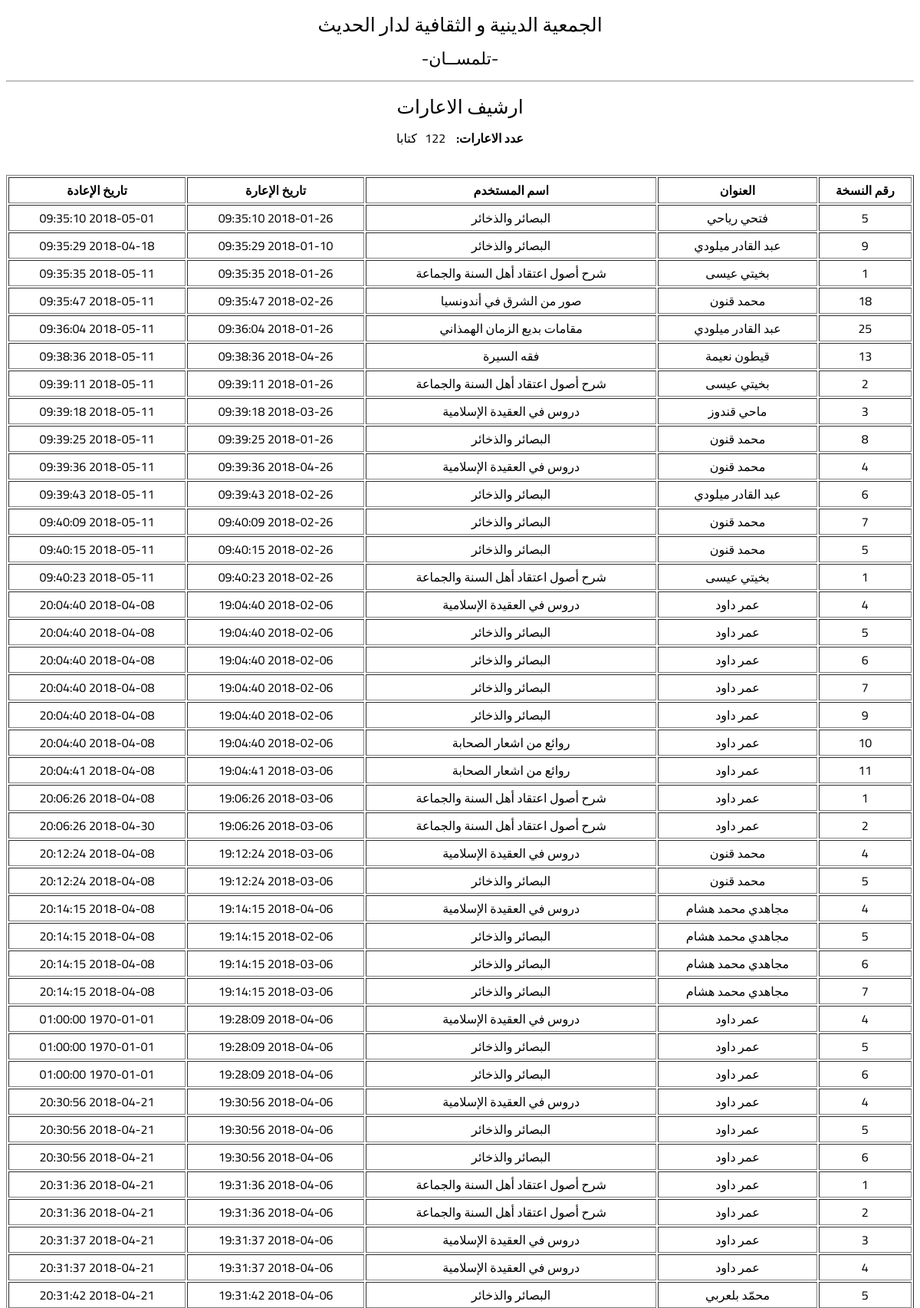
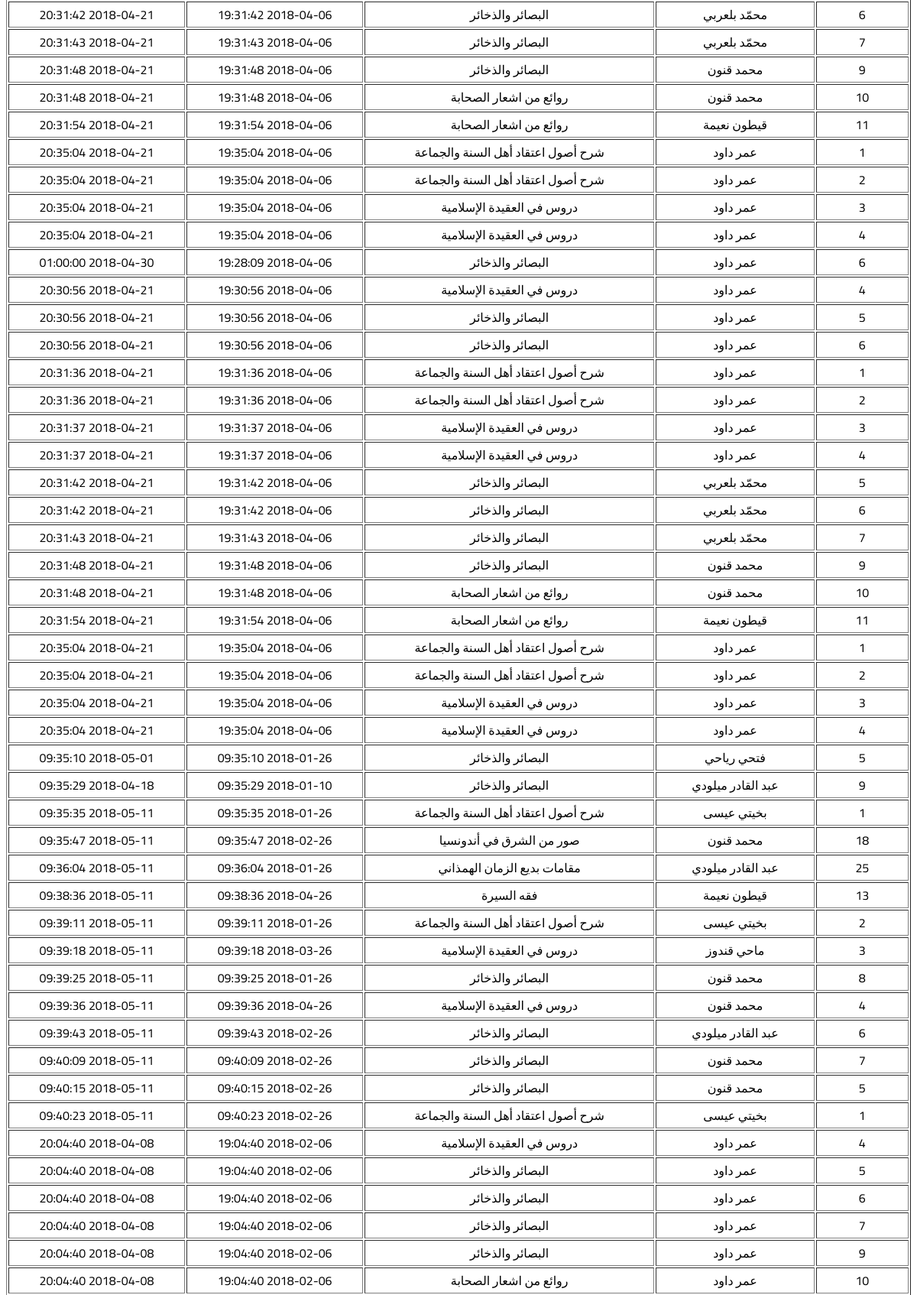
The app's page /adminpanel/archive.php (signed in, upper part) with its own data (2 pictures, top to bottom).
### tables this page shows
CREATE TABLE `article` (
  `article_id` int(11) NOT NULL,
  `article_titel` varchar(255) NOT NULL,
  `article_synopsis` mediumtext NOT NULL,
  `article_publisher` varchar(255) NOT NULL,
  `article_keywords` varchar(255) NOT NULL,
  `article_tags` varchar(255) NOT NULL,
  `article_cover` varchar(255) NOT NULL,
  `article_urlpdf` varchar(255) NOT NULL,
  `article_urlaudio` varchar(255) NOT NULL,
  `article_pages` int(11) NOT NULL,
  `article_publishingdate` date NOT NULL,
  `article_category` varchar(255) NOT NULL,
  `article_author` varchar(255) NOT NULL,
  `article_borrowable` tinyint(1) NOT NULL DEFAULT '1',
  `article_memo` varchar(255) DEFAULT NULL
);

CREATE TABLE `copy` (
  `copy_id` int(11) NOT NULL,
  `article_id` int(11) DEFAULT NULL,
  `copy_state` varchar(255) NOT NULL DEFAULT 'idle',
  `copy_position` int(11) NOT NULL,
  `copy_price` float NOT NULL,
  `copy_source` varchar(255) NOT NULL,
  `copy_enteringdate` date NOT NULL
);

CREATE TABLE `borrow` (
  `borrow_id` int(11) NOT NULL,
  `copy_id` int(11) DEFAULT NULL,
  `libuser_id` int(11) DEFAULT NULL,
  `borrow_date` datetime NOT NULL DEFAULT CURRENT_TIMESTAMP,
  `borrow_returndate` datetime NOT NULL,
  `borrow_returned` tinyint(1) NOT NULL DEFAULT '0'
);

### adminpanel/archive.php (the view, shortened to what this page needs)
<?php
    include_once '../inc/db.inc.php';
?>
<!DOCTYPE html>
<html dir="rtl" lang="ar">
<head>
    <link media="all" href="css/print.css" rel="stylesheet"  type="text/css" >
</head>
<body>
    <div class="page">
       <div class="head">الجمعية الدينية و الثقافية لدار الحديث </div>
       <div class="sub-head">-تلمســان-</div>
        <hr>
        <div class="head">ارشيف الاعارات</div>
        <table width="100%">
        <tr>
            <td><b>عدد الاعارات:&nbsp&nbsp&nbsp</b>
            <?php
                    $sql = 'select * from borrow';
                    $result = $conn->query($sql);
                    echo $result->num_rows;
                ?>&nbsp&nbsp&nbspكتابا
            </td>
        </tr>
        </table>
        <br>
        <table width="100%" border=1>
        <tr>
                <th>رقم النسخة</th>
                <th>العنوان</th>
                <th>اسم المستخدم</th>
                <th>تاريخ الإعارة</th>
                <th>تاريخ الإعادة</th>
        </tr>
        <?php
            $sql = "SELECT
                        borrow_id
                        ,copy.copy_id as copy_id
                        ,article_titel
                        ,article_tags
                        ,article_publisher
                        ,article_category
                        ,borrow_date
                        ,borrow_returndate
                        ,copy_position
                        ,borrow_returned
                        ,CONCAT(libuser_firstname,' ',libuser_lastname) as name
                    from article,copy ,borrow,libuser
                    where
                         copy.article_id = article.article_id
                     and copy.copy_id = borrow.copy_id
                     and libuser.libuser_id = borrow.libuser_id
                    order by borrow_id asc
                    ";
        $result = $conn->query($sql);
                if ($result->num_rows > 0) {
                    while ($row = $result->fetch_assoc()) {
                        echo'
                            <tr>
                                <td>'.$row["copy_id"].'</td>
                                <td>'.$row["name"].'</td>
                                <td>'.$row["article_titel"].'</td>
                                <td>'.$row["borrow_date"].'</td>
                                <td>'.$row["borrow_returndate"].'</td>
                            </tr>
                        ';
                    }
                }else{
                    echo "no results";
                }
            ?>
        </table>
    </div>
</body>
</html>

### adminpanel/css/print.css (style rules this page uses)
.page { text-align: center; }
body { font-family: 'Cairo', sans-serif; background: #fff; }
.head { font-size: 25px; }
.sub-head { font-size: 22px; }

### records on screen
article: copy.copy_id "5", name "فتحي رياحي", article_titel "البصائر والذخائر", borrow.borrow_date "2018-01-26 09:35:10", borrow.borrow_returndate "2018-05-01 09:35:10", copy.copy_id "9", name "عبد القادر ميلودي", borrow.borrow_date "2018-01-10 09:35:29", borrow.borrow_returndate "2018-04-18 09:35:29", copy.copy_id "8", name "محمد قنون", borrow.borrow_date "2018-01-26 09:39:25", borrow.borrow_returndate "2018-05-11 09:39:25", copy.copy_id "6", borrow.borrow_date "2018-02-26 09:39:43", borrow.borrow_returndate "2018-05-11 09:39:43", copy.copy_id "7", borrow.borrow_date "2018-02-26 09:40:09", borrow.borrow_returndate "2018-05-11 09:40:09", borrow.borrow_date "2018-02-26 09:40:15", borrow.borrow_returndate "2018-05-11 09:40:15", name "عمر داود", borrow.borrow_date "2018-02-06 19:04:40", borrow.borrow_returndate "2018-04-08 20:04:40", borrow.borrow_date "2018-03-06 19:12:24", borrow.borrow_returndate "2018-04-08 20:12:24", name "مجاهدي محمد هشام", borrow.borrow_date "2018-02-06 19:14:15", borrow.borrow_returndate "2018-04-08 20:14:15", borrow.borrow_date "2018-03-06 19:14:15", borrow.borrow_date "2018-04-06 19:28:09", borrow.borrow_returndate "1970-01-01 01:00:00", borrow.borrow_date "2018-04-06 19:30:56", borrow.borrow_returndate "2018-04-21 20:30:56", name "محمّد بلعربي", borrow.borrow_date "2018-04-06 19:31:42", borrow.borrow_returndate "2018-04-21 20:31:42", borrow.borrow_date "2018-04-06 19:31:43", borrow.borrow_returndate "2018-04-21 20:31:43", borrow.borrow_date "2018-04-06 19:31:48", borrow.borrow_returndate "2018-04-21 20:31:48", borrow.borrow_returndate "2018-04-30 01:00:00"
article: copy.copy_id "1", name "بخيتي عيسى", article_titel "شرح أصول اعتقاد أهل السنة والجماعة", borrow.borrow_date "2018-01-26 09:35:35", borrow.borrow_returndate "2018-05-11 09:35:35", copy.copy_id "2", borrow.borrow_date "2018-01-26 09:39:11", borrow.borrow_returndate "2018-05-11 09:39:11", borrow.borrow_date "2018-02-26 09:40:23", borrow.borrow_returndate "2018-05-11 09:40:23", name "عمر داود", borrow.borrow_date "2018-03-06 19:06:26", borrow.borrow_returndate "2018-04-08 20:06:26", borrow.borrow_returndate "2018-04-30 20:06:26", borrow.borrow_date "2018-04-06 19:31:36", borrow.borrow_returndate "2018-04-21 20:31:36", borrow.borrow_date "2018-04-06 19:35:04", borrow.borrow_returndate "2018-04-21 20:35:04"
article: copy.copy_id "18", name "محمد قنون", article_titel "صور من الشرق في أندونسيا", borrow.borrow_date "2018-02-26 09:35:47", borrow.borrow_returndate "2018-05-11 09:35:47"
article: copy.copy_id "25", name "عبد القادر ميلودي", article_titel "مقامات بديع الزمان الهمذاني", borrow.borrow_date "2018-01-26 09:36:04", borrow.borrow_returndate "2018-05-11 09:36:04"
article: copy.copy_id "13", name "قيطون نعيمة", article_titel "فقه السيرة", borrow.borrow_date "2018-04-26 09:38:36", borrow.borrow_returndate "2018-05-11 09:38:36"
article: copy.copy_id "3", name "ماحي قندوز", article_titel "دروس في العقيدة الإسلامية", borrow.borrow_date "2018-03-26 09:39:18", borrow.borrow_returndate "2018-05-11 09:39:18", copy.copy_id "4", name "محمد قنون", borrow.borrow_date "2018-04-26 09:39:36", borrow.borrow_returndate "2018-05-11 09:39:36", name "عمر داود", borrow.borrow_date "2018-02-06 19:04:40", borrow.borrow_returndate "2018-04-08 20:04:40", borrow.borrow_date "2018-03-06 19:12:24", borrow.borrow_returndate "2018-04-08 20:12:24", name "مجاهدي محمد هشام", borrow.borrow_date "2018-04-06 19:14:15", borrow.borrow_returndate "2018-04-08 20:14:15", borrow.borrow_date "2018-04-06 19:28:09", borrow.borrow_returndate "1970-01-01 01:00:00", borrow.borrow_date "2018-04-06 19:30:56", borrow.borrow_returndate "2018-04-21 20:30:56", borrow.borrow_date "2018-04-06 19:31:37", borrow.borrow_returndate "2018-04-21 20:31:37", borrow.borrow_date "2018-04-06 19:35:04", borrow.borrow_returndate "2018-04-21 20:35:04"
article: copy.copy_id "10", name "عمر داود", article_titel "روائع من اشعار الصحابة", borrow.borrow_date "2018-02-06 19:04:40", borrow.borrow_returndate "2018-04-08 20:04:40", copy.copy_id "11", borrow.borrow_date "2018-03-06 19:04:41", borrow.borrow_returndate "2018-04-08 20:04:41", name "محمد قنون", borrow.borrow_date "2018-04-06 19:31:48", borrow.borrow_returndate "2018-04-21 20:31:48", name "قيطون نعيمة", borrow.borrow_date "2018-04-06 19:31:54", borrow.borrow_returndate "2018-04-21 20:31:54"

### other values on screen
$result->num_rows "122"
